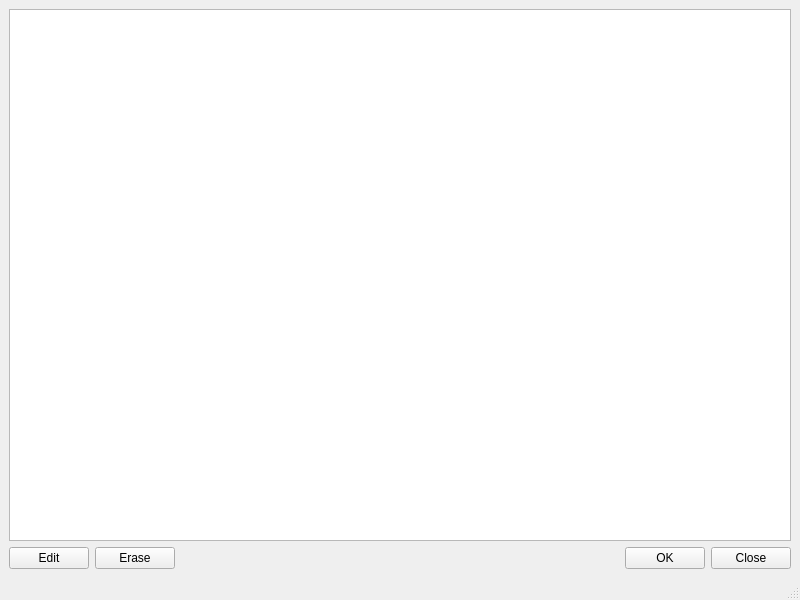
<?xml version="1.0" encoding="UTF-8"?>
<ui version="4.0">
 <class>MemoryWindow</class>
 <widget class="QMainWindow" name="MemoryWindow">
  <property name="geometry">
   <rect>
    <x>0</x>
    <y>0</y>
    <width>800</width>
    <height>600</height>
   </rect>
  </property>
  <property name="windowTitle">
   <string>MainWindow</string>
  </property>
  <widget class="QWidget" name="centralwidget">
   <layout class="QVBoxLayout" name="verticalLayout">
    <item>
     <widget class="QTableWidget" name="memoryTable"/>
    </item>
    <item>
     <layout class="QHBoxLayout" name="horizontalLayout">
      <item>
       <widget class="QPushButton" name="editButton">
        <property name="text">
         <string>Edit</string>
        </property>
       </widget>
      </item>
      <item>
       <widget class="QPushButton" name="eraseButton">
        <property name="text">
         <string>Erase</string>
        </property>
       </widget>
      </item>
      <item>
       <spacer name="horizontalSpacer">
        <property name="orientation">
         <enum>Qt::Horizontal</enum>
        </property>
        <property name="sizeHint" stdset="0">
         <size>
          <width>40</width>
          <height>20</height>
         </size>
        </property>
       </spacer>
      </item>
      <item>
       <widget class="QPushButton" name="okButton">
        <property name="text">
         <string>OK</string>
        </property>
       </widget>
      </item>
      <item>
       <widget class="QPushButton" name="closeButton">
        <property name="text">
         <string>Close</string>
        </property>
       </widget>
      </item>
     </layout>
    </item>
   </layout>
  </widget>
  <widget class="QMenuBar" name="menubar">
   <property name="geometry">
    <rect>
     <x>0</x>
     <y>0</y>
     <width>800</width>
     <height>26</height>
    </rect>
   </property>
  </widget>
  <widget class="QStatusBar" name="statusbar"/>
 </widget>
 <resources/>
 <connections/>
</ui>
